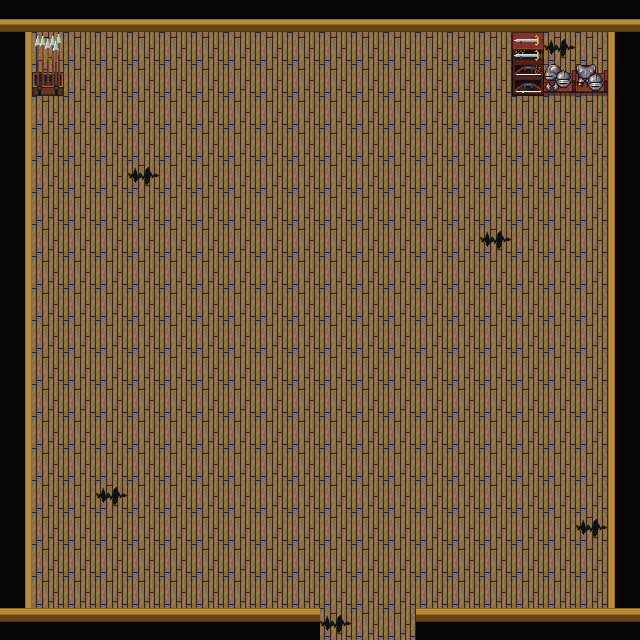

Tiled map render using the project's own tile images. Description and the map definition, with tile-layer contents summarised, below:
An orthogonal 20x20 tile map with 32x32 px tiles, 8 tile layers (ground, onground, blockground, water, ...).

<map version="1.0" orientation="orthogonal" renderorder="right-down" width="20" height="20" tilewidth="32" tileheight="32" nextobjectid="1">
 <tileset firstgid="1" name="interior01" tilewidth="32" tileheight="32" tilecount="256">
  <image source="tile/interior/interior01.png" width="512" height="512" />
 </tileset>
 <layer name="ground" width="20" height="20">
  <data>[400 cells, 327 non-empty, 2 distinct tile ids]</data>
 </layer>
 <layer name="onground" width="20" height="20">
  <data>[400 cells, 0 non-empty, 0 distinct tile ids]</data>
 </layer>
 <layer name="blockground" width="20" height="20">
  <data>[400 cells, 73 non-empty, 4 distinct tile ids]</data>
 </layer>
 <layer name="water" width="20" height="20">
  <data>[400 cells, 0 non-empty, 0 distinct tile ids]</data>
 </layer>
 <layer name="objectsA" width="20" height="20">
  <data>[400 cells, 6 non-empty, 6 distinct tile ids]</data>
 </layer>
 <layer name="buildings" width="20" height="20">
  <data>[400 cells, 0 non-empty, 0 distinct tile ids]</data>
 </layer>
 <layer name="objectsB" width="20" height="20">
  <data>[400 cells, 2 non-empty, 2 distinct tile ids]</data>
 </layer>
 <layer name="effects" width="20" height="20">
  <data>[400 cells, 0 non-empty, 0 distinct tile ids]</data>
 </layer>
</map>
